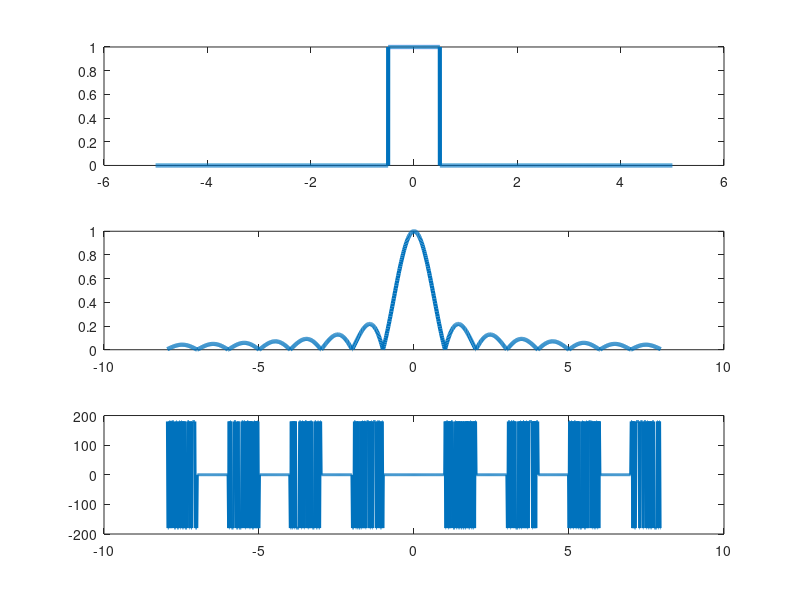

MATLAB code for this plot:
t = -5:0.001:5;
f = zeros(size(t));
for i = 1:length(t)
    if abs(t(i)) <= 1/2 
        f(i) = 1;
    else
        f(i) = 0;
    end
end
figure;
subplot(3,1,1);
plot(t,f,'LineWidth',3);
omega = [-50 : 0.1 : 50];
F = zeros(size(omega));
for i =1 : length(omega)
    F(i) = trapz(t,f.*exp(-j*omega(i)*t));
end
F_magnitude = abs(F);
subplot(3,1,2);
plot(omega./(2*pi),F_magnitude,'LineWidth',3);
ylim([0 1])
F_angle = angle(F);
subplot(3,1,3);
plot(omega./(2*pi),F_angle.*(180/pi),'LineWidth',2);

